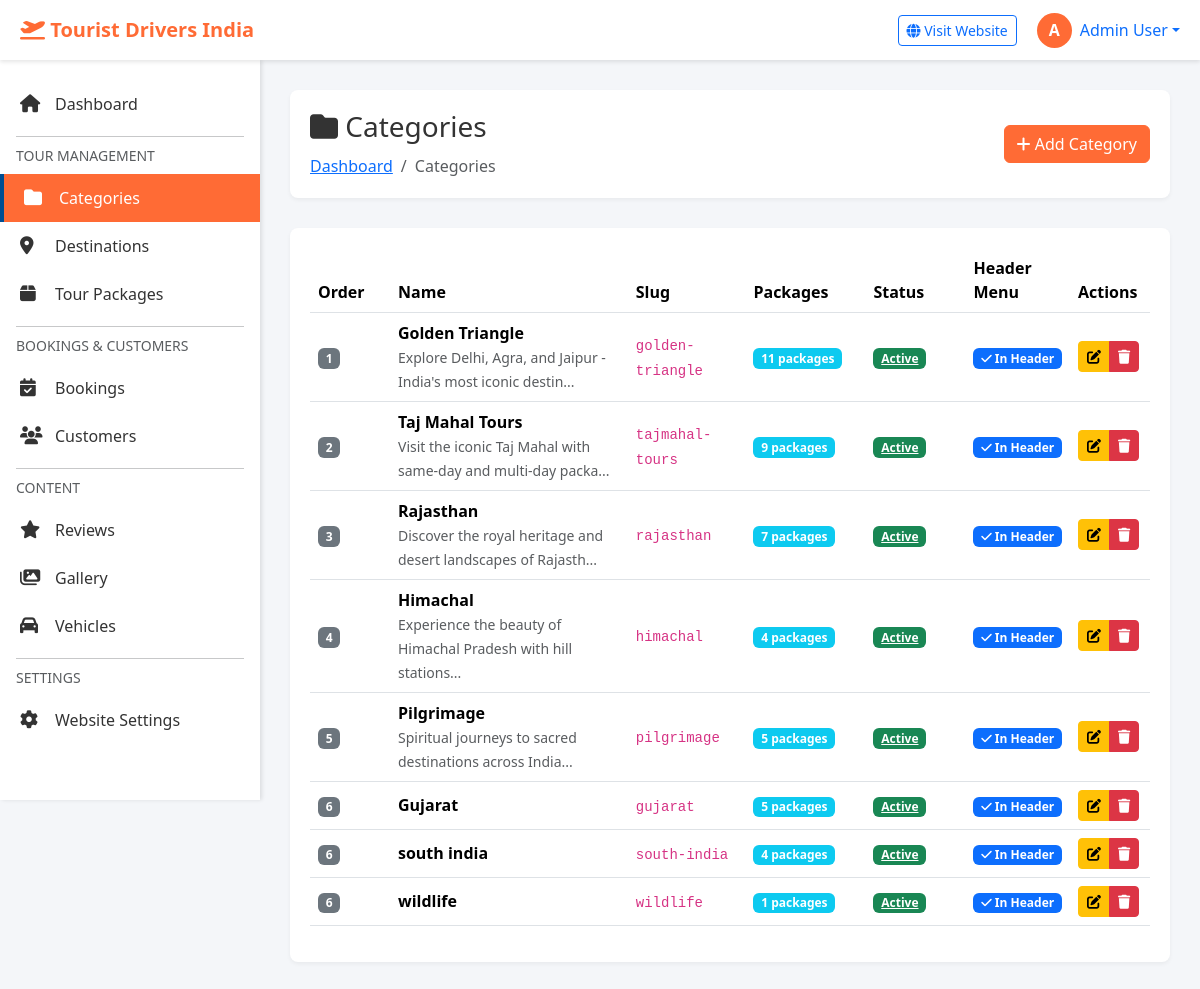
/admin/categories/index.php (signed in), run on the app's committed database.
### tables this page shows
CREATE TABLE `categories` (
  `id` int(11) NOT NULL,
  `name` varchar(100) NOT NULL,
  `slug` varchar(100) NOT NULL,
  `description` text DEFAULT NULL,
  `icon` varchar(255) DEFAULT NULL,
  `display_order` int(11) DEFAULT 0,
  `is_active` tinyint(1) DEFAULT 1,
  `show_in_header` tinyint(1) DEFAULT 1,
  `created_at` timestamp NOT NULL DEFAULT current_timestamp(),
  `updated_at` timestamp NOT NULL DEFAULT current_timestamp() ON UPDATE current_timestamp()
);

### admin/categories/index.php (the view, shortened to what this page needs)
<?php
require_once '../includes/config.php';
$query = "SELECT * FROM categories ORDER BY display_order ASC, id DESC";
$categories = mysqli_query($conn, $query);
include '../includes/header.php';
include '../includes/sidebar.php';
?>
<div class="page-header">
    <div class="d-flex justify-content-between align-items-center">
        <div>
            <h1><i class="fas fa-folder"></i> Categories</h1>
            <nav aria-label="breadcrumb">
                <ol class="breadcrumb">
                    <li class="breadcrumb-item"><a href="<?php echo BASE_URL; ?>dashboard.php">Dashboard</a></li>
                    <li class="breadcrumb-item active">Categories</li>
                </ol>
            </nav>
        </div>
        <a href="add.php" class="btn btn-primary">
            <i class="fas fa-plus"></i> Add Category
        </a>
    </div>
</div>
<div class="admin-card">
    <div class="table-responsive">
        <table class="table table-hover align-middle">
            <thead>
                <tr>
                    <th width="80">Order</th>
                    <th>Name</th>
                    <th>Slug</th>
                    <th width="120">Packages</th>
                    <th width="100">Status</th>
                    <th width="100">Header Menu</th>
                    <th width="80">Actions</th>
                </tr>
            </thead>
            <tbody>
                <?php if(mysqli_num_rows($categories) > 0): ?>
                    <?php while($category = mysqli_fetch_assoc($categories)): ?>
                        <?php
                        $package_count_query = "SELECT COUNT(*) as count FROM tour_packages WHERE category_id = {$category['id']}";
                        $package_count_result = mysqli_query($conn, $package_count_query);
                        $package_count = mysqli_fetch_assoc($package_count_result)['count'];
                        ?>
                        <tr>
                            <td>
                                <span class="badge bg-secondary"><?php echo $category['display_order']; ?></span>
                            </td>
                            <td>
                                <div class="d-flex align-items-center">
                                    <div>
                                        <strong><?php echo $category['name']; ?></strong>
                                        <?php if($category['description']): ?>
                                            <br><small class="text-muted"><?php echo substr($category['description'], 0, 60); ?>...</small>
                                        <?php endif; ?>
                                    </div>
                                </div>
                            </td>
                            <td>
                                <code><?php echo $category['slug']; ?></code>
                            </td>
                            <td>
                                <span class="badge bg-info"><?php echo $package_count; ?> packages</span>
                            </td>
                            <td>
                                <a href="?toggle&id=<?php echo $category['id']; ?>&status=<?php echo $category['is_active']; ?>"
                                   class="badge <?php echo $category['is_active'] ? 'bg-success' : 'bg-secondary'; ?>">
                                    <?php echo $category['is_active'] ? 'Active' : 'Inactive'; ?>
                                </a>
                            </td>
                            <td>
                                <?php if($category['show_in_header']): ?>
                                    <span class="badge bg-primary" title="Visible in header navigation">
                                        <i class="fas fa-check"></i> In Header
                                    </span>
                                <?php else: ?>
                                    <span class="badge bg-light text-dark" title="Not shown in header">
                                        <i class="fas fa-times"></i> Hidden
                                    </span>
                                <?php endif; ?>
                            </td>
                            <td>
                                <div class="btn-group btn-group-sm">
                                    <a href="edit.php?id=<?php echo $category['id']; ?>" class="btn btn-warning" title="Edit">
                                        <i class="fas fa-edit"></i>
                                    </a>
                                    <a href="delete.php?id=<?php echo $category['id']; ?>"
                                       class="btn btn-danger"
                                       onclick="return confirmDelete('Delete this category? All packages will remain but need reassignment.')"
                                       title="Delete">
                                        <i class="fas fa-trash"></i>
                                    </a>
                                </div>
                            </td>
                        </tr>
                    <?php endwhile; ?>
                <?php endif; ?>
            </tbody>
        </table>
    </div>
</div>
<?php include '../includes/footer.php'; ?>

### admin/includes/header.php (style rules this page uses)
:root { --primary-color: #ff6b35; --secondary-color: #004e92; --sidebar-width: 260px; --header-height: 60px; }
* { margin: 0; padding: 0; box-sizing: border-box; }
body { font-family: 'Segoe UI', Tahoma, Geneva, Verdana, sans-serif; background: #f4f6f9; }
.page-header { background: white; padding: 20px; border-radius: 8px; margin-bottom: 30px; box-shadow: 0 2px 4px rgba(0,0,0,0.05); }
.page-header h1 { font-size: 28px; color: #333; margin: 0; }
.page-header .breadcrumb { margin: 10px 0 0 0; background: none; padding: 0; }
.admin-card { background: white; border-radius: 8px; padding: 20px; box-shadow: 0 2px 4px rgba(0,0,0,0.05); margin-bottom: 20px; }
.btn-primary { background: var(--primary-color); border-color: var(--primary-color); }

### data on the page
categories: display_order "1", name "Golden Triangle", description "Explore Delhi, Agra, and Jaipur - India's most iconic destin", slug "golden-triangle", package_count "11", is_active "Active", show_in_header 1 (drawn)
categories: display_order "2", name "Taj Mahal Tours", description "Visit the iconic Taj Mahal with same-day and multi-day packa", slug "tajmahal-tours", package_count "9", is_active "Active", show_in_header 1 (drawn)
categories: display_order "3", name "Rajasthan", description "Discover the royal heritage and desert landscapes of Rajasth", slug "rajasthan", package_count "7", is_active "Active", show_in_header 1 (drawn)
categories: display_order "4", name "Himachal", description "Experience the beauty of Himachal Pradesh with hill stations", slug "himachal", package_count "4", is_active "Active", show_in_header 1 (drawn)
categories: display_order "5", name "Pilgrimage", description "Spiritual journeys to sacred destinations across India", slug "pilgrimage", package_count "5", is_active "Active", show_in_header 1 (drawn)
categories: display_order "6", name "Gujarat", slug "gujarat", package_count "5", is_active "Active", show_in_header 1 (drawn)
categories: display_order "6", name "south india", slug "south-india", package_count "4", is_active "Active", show_in_header 1 (drawn)
categories: display_order "6", name "wildlife", slug "wildlife", package_count "1", is_active "Active", show_in_header 1 (drawn)

### other printed values
substr($_SESSION['admin_name'] ?? 'A', 0, 1) "A"
$_SESSION['admin_name'] "Admin User"
